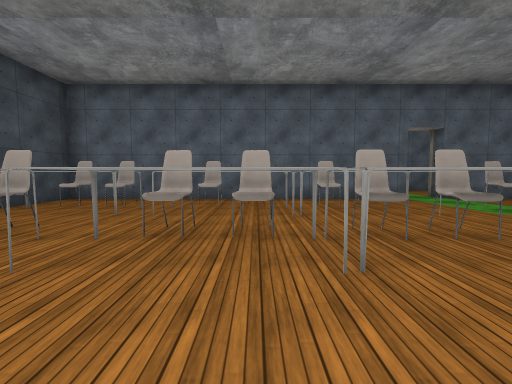
View 1 (above)

24 first-person views from a walk through a scene from a Unity 3-D project. The camera is 1.4 m above the floor, tilts 4° down and sees 90° across. The floor is counted in squares, 2 m on a side. Each view is taken from the middle of a square. On the plan, view 1 faces up. The plan holds only what a view shows up to about 9 squares ahead; the rest is blank. The place goes on beyond the plan. The player character is not drawn. Some animated figures are not drawn. Door leaves are left out, so doorways stand open. Some surface patterns are stand-ins.

View 2
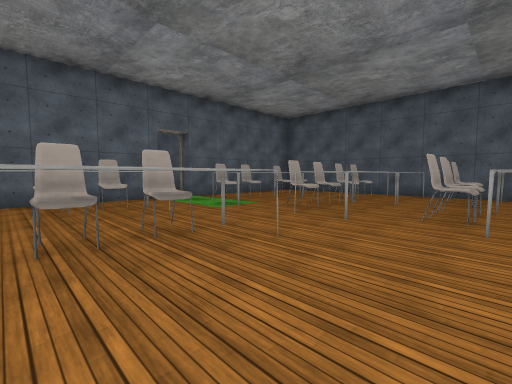

View 3
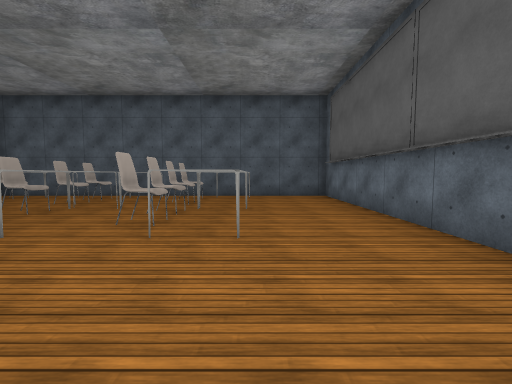

View 4
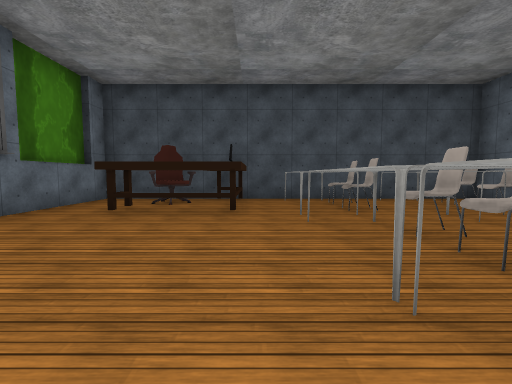

View 5
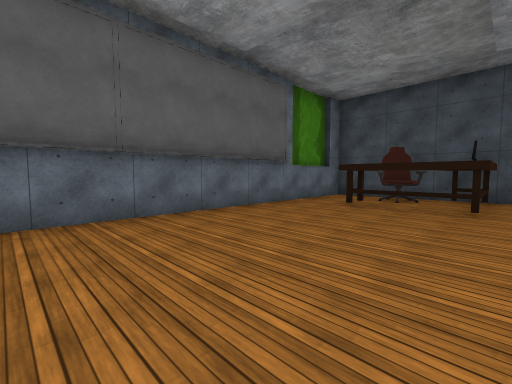

View 6
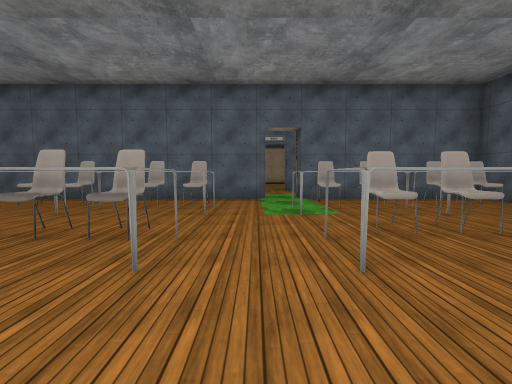

View 7
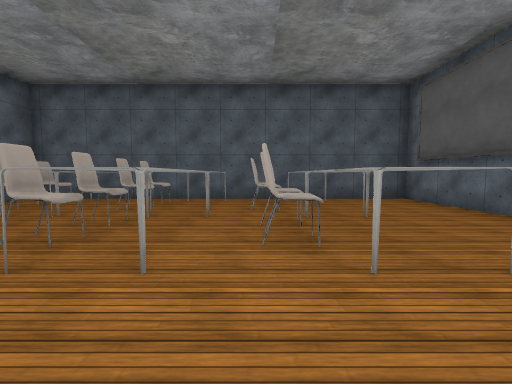

View 8
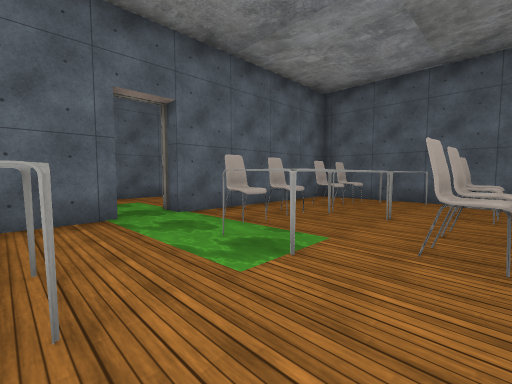

View 9
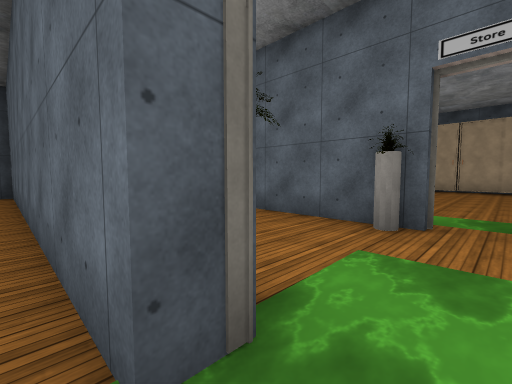

View 10
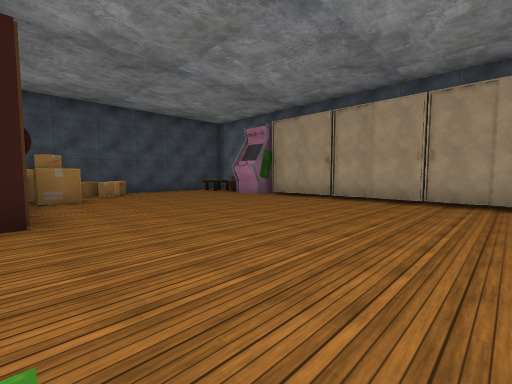

View 11
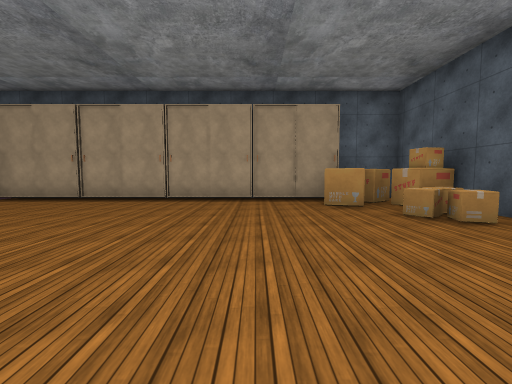

View 12
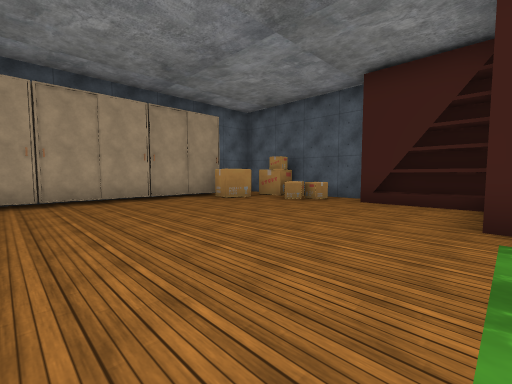

View 13
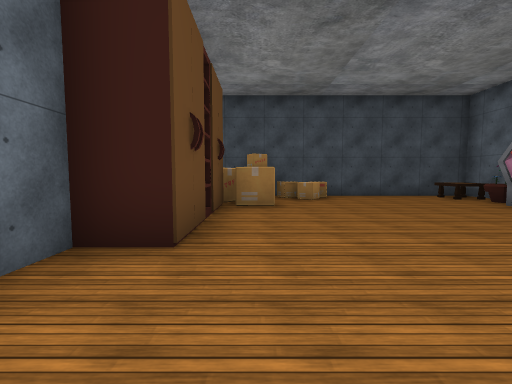

View 14
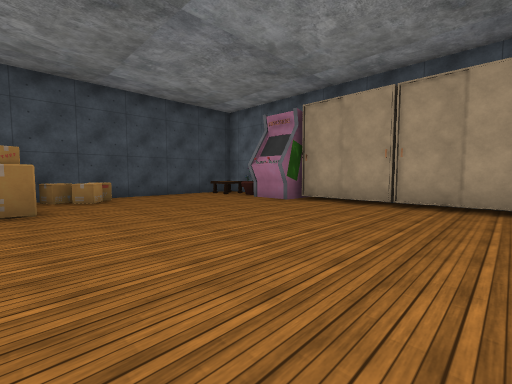

View 15
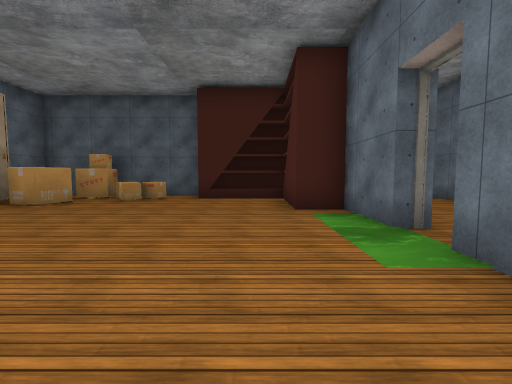

View 16
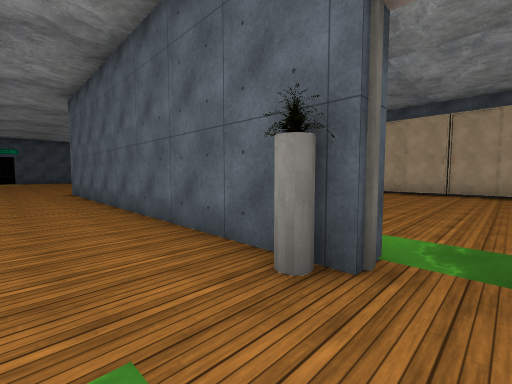

View 17
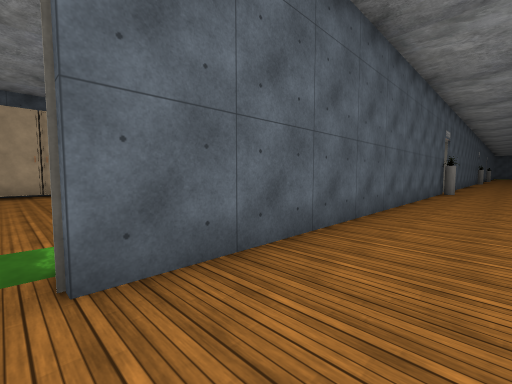

View 18
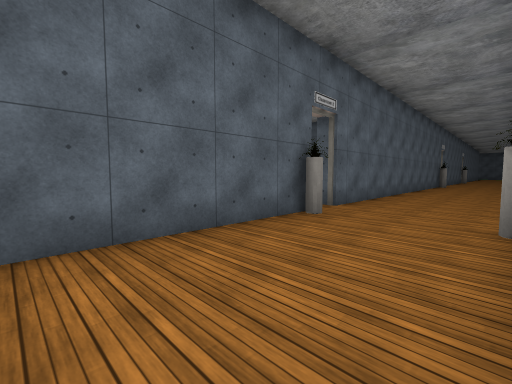

View 19
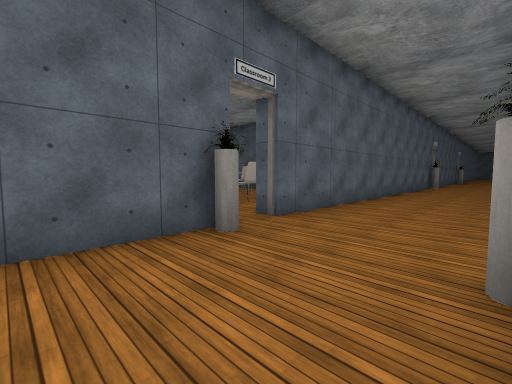

View 20
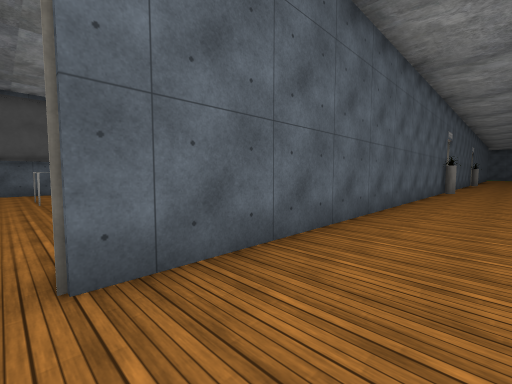

View 21
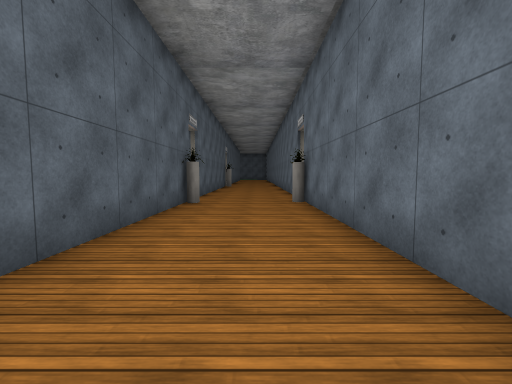

View 22
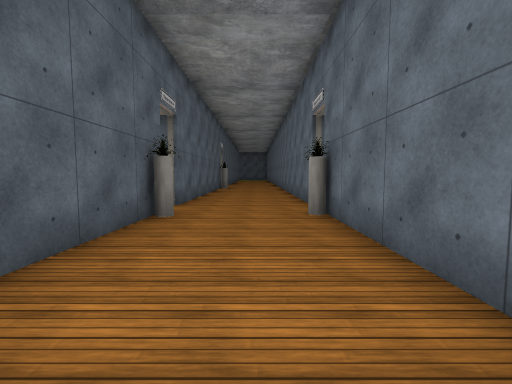

View 23
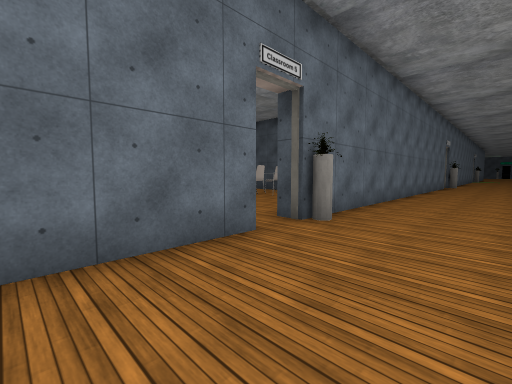

View 24
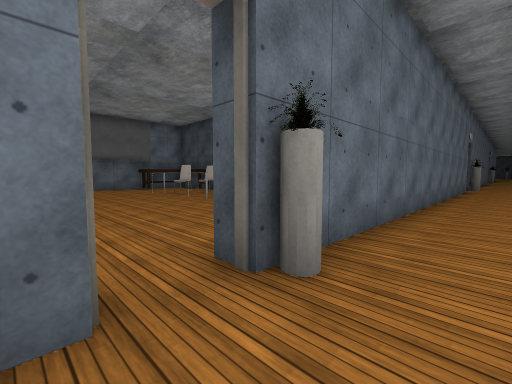

### Floor plan
Key: @ floor where view 1 was taken; # wall or solid block; x gap in a wall; . floor; D open door; C chair; T table; B box; K bookshelf; F flower; O other object.
Columns run from 6 left of view 1 to 32 right of it. Each row starts with its distance up from view 1.
 20  ##         #   #      ##
 19  #TFO#OO#OOOOOOO#      ..
 18  #............OO#      ..
 17  #.............B#      .OO
 16  #.............B.#     .
 15  #B..............#     .
 14  #B.............K      .
 13  #OO............K      ..C
 12  #O##O#......#KKK      ..
 11  #########OD##########OD##########OD###
 10 .......................................
  9 .......................................
  8           OD  ..  ....OD...........O...
  7  ##########.######       ###########x##
  6  #CC.CCCCC..CCCC.#               ...
  5  #TT.TTT #.TTTTT.             OO#...
  4  #...............#              O...
  3  #CC.CC.C...CCCC.#              O..
  2  .TT.TTTTT.TTTTT.#             OO..
  1  ..O........CCCC.#             CC..
  0  ###..@....TC#TT.               O..
 -1  #C#.............#               ..
 -2 #................#
 -3 #................#
 -4 ##################

Positions as (right, up) in squares from view 1, and headings:
1: (0, 0), facing up
2: (1, 0), facing up-right
3: (2, -1), facing right
4: (2, 1), facing left
5: (3, 1), facing down-left
6: (4, 0), facing up
7: (3, 1), facing right
8: (3, 3), facing up-right
9: (5, 7), facing up-left
10: (5, 12), facing up-left
11: (6, 12), facing up
12: (3, 12), facing up-right
13: (3, 13), facing left
14: (3, 13), facing up-left
15: (2, 13), facing right
16: (5, 9), facing up-left
17: (5, 9), facing up-right
18: (12, 8), facing up-right
19: (14, 8), facing up-right
20: (17, 9), facing up-right
21: (22, 9), facing right
22: (24, 9), facing right
23: (32, 10), facing down-left
24: (30, 9), facing down-left
